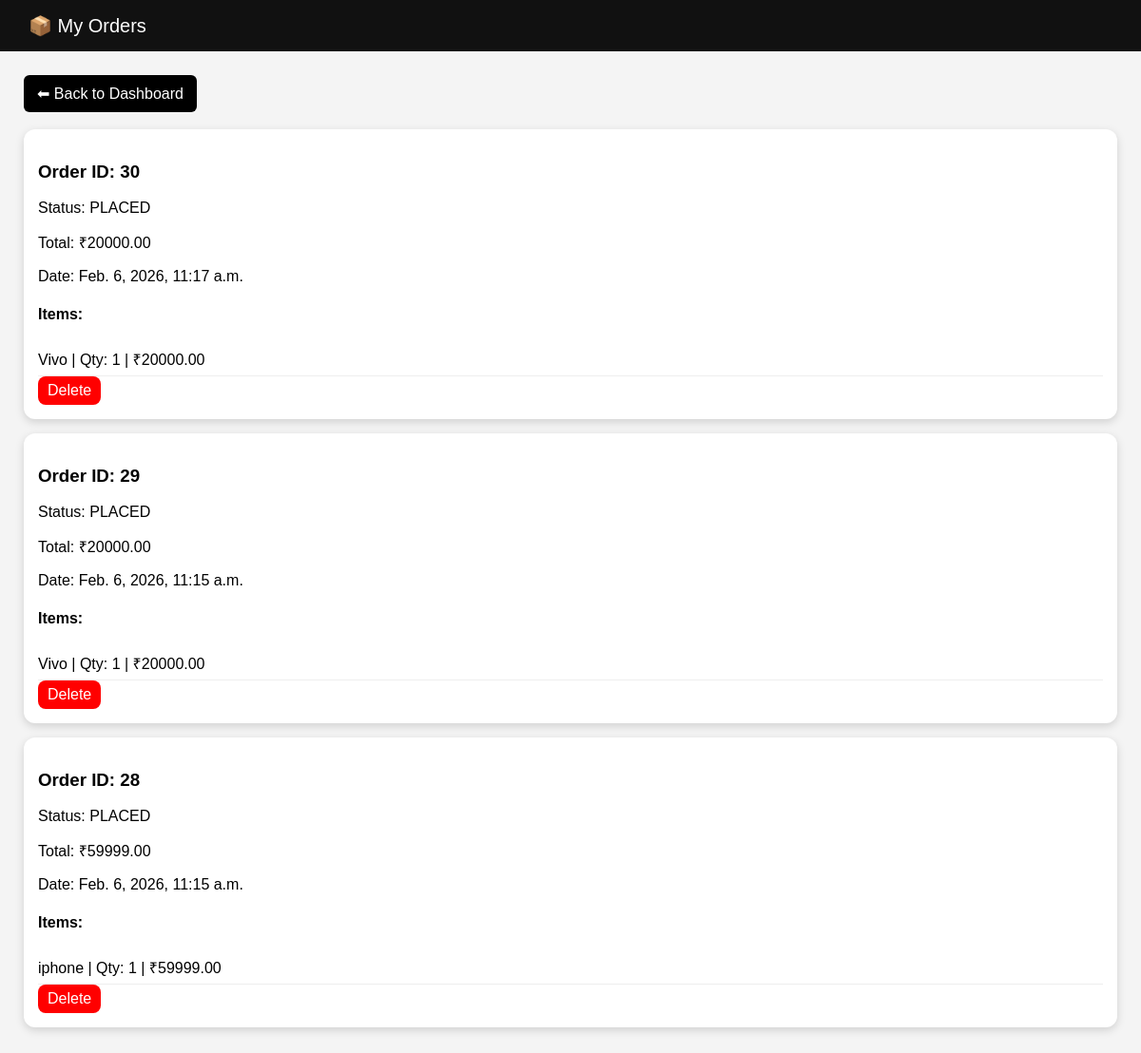
Screenshot of /cart/my-orders/ (signed in) with the database file from the repository.
### cart/models.py (models this page shows, shortened)
class Order(models.Model):
    STATUS_CHOICES = [
        ("PENDING", "Pending"),
        ("PLACED", "Placed"),
    ]
    user = models.ForeignKey(User, on_delete=models.CASCADE, related_name="orders")
    status = models.CharField(max_length=20, choices=STATUS_CHOICES, default="PLACED")
    total_amount = models.DecimalField(max_digits=10, decimal_places=2, default=0)
    created_at = models.DateTimeField(auto_now_add=True)

class OrderItem(models.Model):
    order = models.ForeignKey(Order, on_delete=models.CASCADE, related_name="items")
    product = models.ForeignKey(Product, on_delete=models.CASCADE)
    quantity = models.PositiveIntegerField(default=1)
    unit_price = models.DecimalField(max_digits=10, decimal_places=2)

### signuplogin/models.py (models this page shows, shortened)
class Product(models.Model):
    category = models.ForeignKey(Category, on_delete=models.CASCADE, related_name="products")
    name = models.CharField(max_length=200)
    price = models.DecimalField(max_digits=10, decimal_places=2)
    image = models.ImageField(upload_to="products/", blank=True, null=True)

### cart/views.py (the view)
# urls.py: path("my-orders/", views.my_orders, name="my_orders"),
@login_required
def my_orders(request):
    orders = Order.objects.filter(user=request.user).order_by("-created_at")
    return render(request, "my_orders.html", {"orders": orders})

### cart/context_processors.py (called while the page is built)
def cart_wishlist_counts(request):
    if request.user.is_authenticated:
        return {
            "cart_count": CartItem.objects.filter(user=request.user).count(),
            "wishlist_count": Wishlist.objects.filter(user=request.user).count(),
        }
    return {
        "cart_count": 0,
        "wishlist_count": 0,
    }

### cart/templates/my_orders.html (shortened to what this page needs)
<!DOCTYPE html>
<html>
<head>
</head>
<body>
<div class="header">📦 My Orders</div>
<div class="container">
    <a class="btn" href="/dashboard/">⬅ Back to Dashboard</a>
    <br><br>
    {% for order in orders %}
        <div class="order">
            <h3>Order ID: {{ order.id }}</h3>
            <p>Status: {{ order.status }}</p>
            <p>Total: ₹{{ order.total_amount }}</p>
            <p>Date: {{ order.created_at }}</p>
            <h4>Items:</h4>
            {% for item in order.items.all %}
                <div class="item">
                    {{ item.product.name }} | Qty: {{ item.quantity }} | ₹{{ item.unit_price }}
                </div>
            {% endfor %}
            <a href="{% url 'delete_order' order.id %}"
         style="display:inline-block; padding:6px 10px; background:red; color:white; border-radius:8px; text-decoration:none;">
          Delete
      </a>
        </div>
    {% empty %}
        <h3>No orders yet.</h3>
    {% endfor %}
</div>
</body>
</html>

### cart/templates/my_orders.html (style rules this page uses)
body { font-family:Arial;margin:0;background:#f4f4f4; }
.header { background:#111;color:white;padding:15px 30px;font-size:20px; }
.container { padding:25px; }
.order { background:white; padding:15px; margin-bottom:15px; border-radius:12px; box-shadow:0 3px 10px rgba(0,0,0,0.15); }
.item { padding:6px 0; border-bottom:1px solid #eee; }
.btn { padding:10px 14px; background:black; color:white; text-decoration:none; border-radius:6px; display:inline-block; }

### rows the page displays
Order: id "30", status "PLACED", total_amount "20000.00", created_at "Feb. 6, 2026, 11:17 a.m."
OrderItem: product.name "Vivo", quantity "1", unit_price "20000.00"
Order: id "29", status "PLACED", total_amount "20000.00", created_at "Feb. 6, 2026, 11:15 a.m."
OrderItem: product.name "Vivo", quantity "1", unit_price "20000.00"
Order: id "28", status "PLACED", total_amount "59999.00", created_at "Feb. 6, 2026, 11:15 a.m."
OrderItem: product.name "iphone", quantity "1", unit_price "59999.00"
